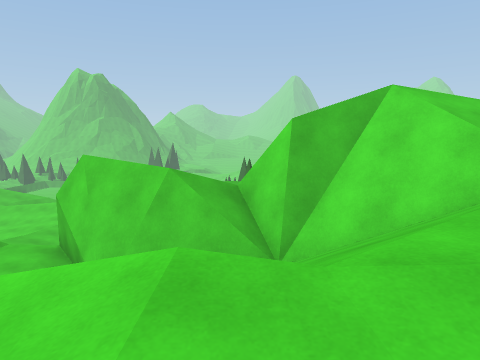
View 1 (above)

16 first-person views from a walk through a scene from a Unity 3-D project. The camera is 1.4 m above the floor, tilts 6° down and sees 70° across. The floor is counted in squares, 2 m on a side. Each view is taken from the middle of a square. On the plan, view 1 faces up. The plan holds only what a view shows up to about 11 squares ahead; the rest is blank. The place goes on beyond the plan. The player is left out. Door leaves are left out, so doorways stand open.

View 2
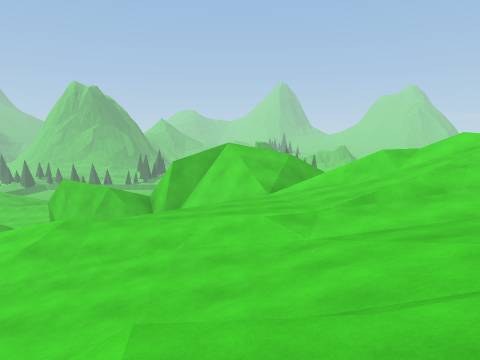

View 3
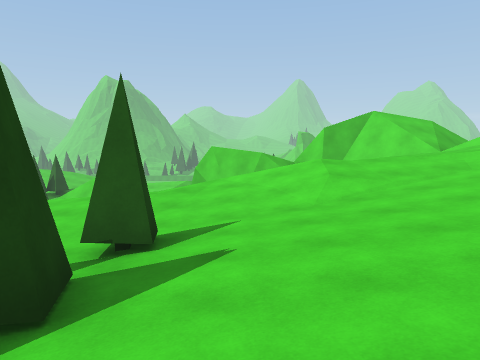

View 4
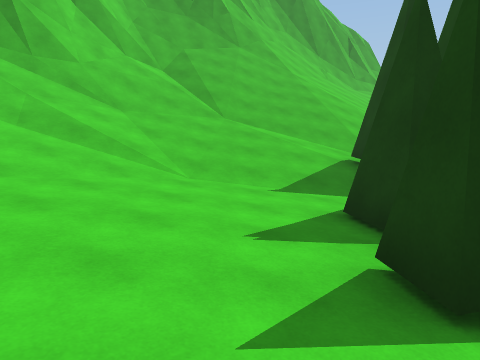

View 5
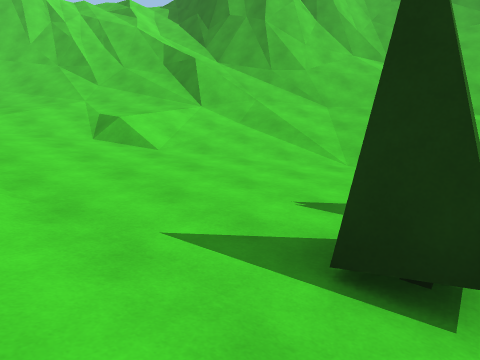

View 6
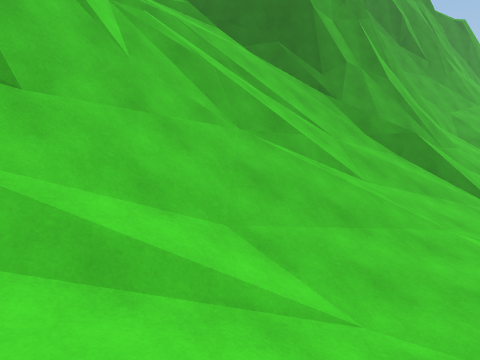

View 7
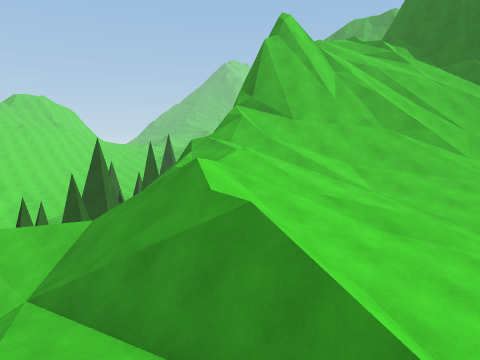

View 8
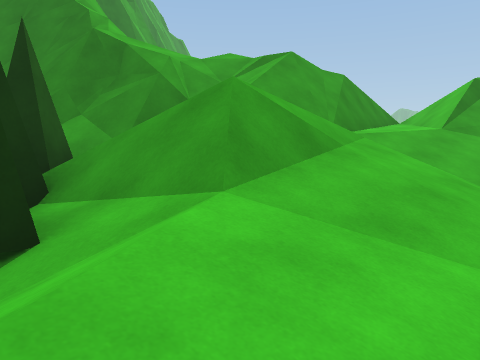

View 9
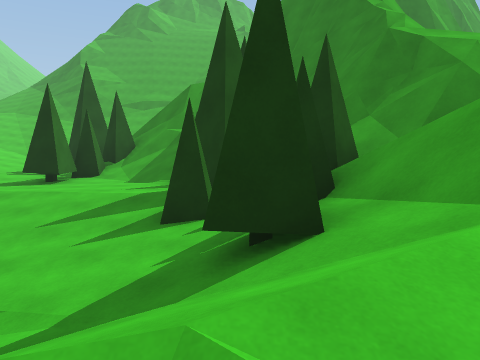

View 10
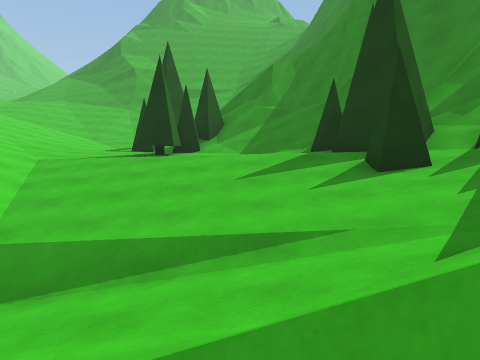

View 11
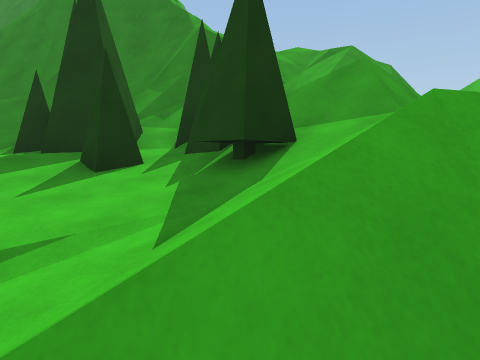

View 12
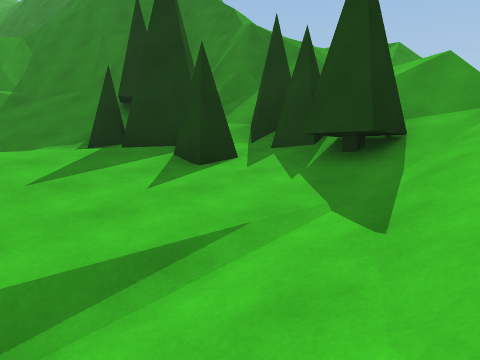

View 13
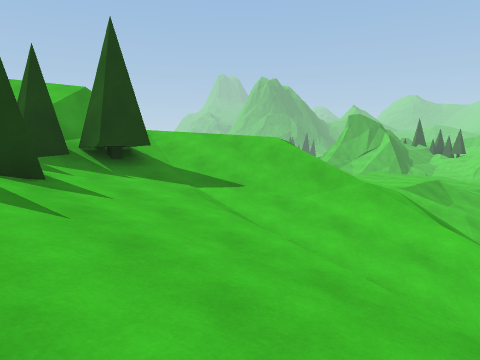

View 14
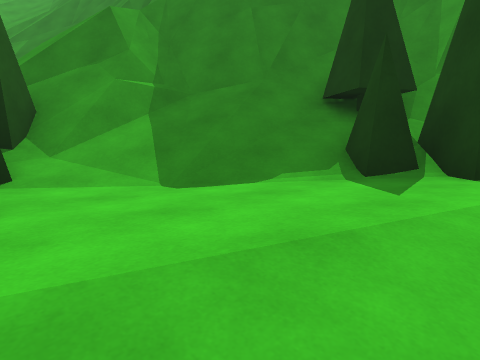

View 15
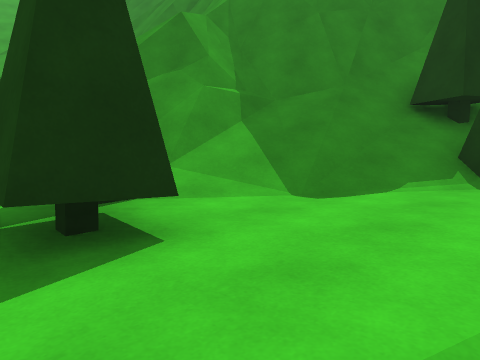

View 16
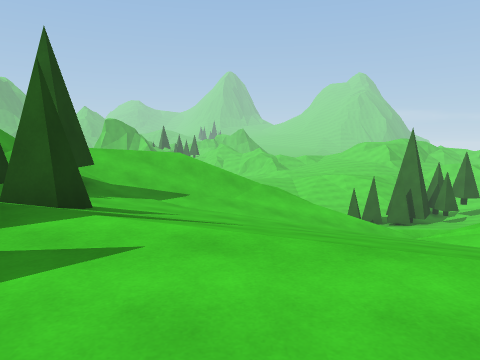

### Floor plan
Key: @ floor where view 1 was taken; # wall or solid block; x gap in a wall; . main floor; : floor 0.75 m higher than the main floor; - floor 0.75 m lower than the main floor; + floor 1.5 m higher than the main floor; _ floor 1.5 m lower than the main floor; * floor 2.5 m higher than the main floor; < floor 2.5 m lower than the main floor; % floor 3.25 m higher than the main floor; ( floor 3.25 m lower than the main floor; ! floor 4 m lower than the main floor; / step, stairs or slope; = window, fence, low wall or low ledge; v drop or lower ground.
Columns run from 4 left of view 1 to 21 right of it. Each row starts with its distance up from view 1.
  9                     =
  8                 /_///// v
  7 x##        ///////_///////
  6 (##==##//==///////////////
  5   ##x###//..../////#((///
  4      //==/x##=////##((((!!
  3      //:://///// /###(((((
  2 _/////:::++/////#=##<<<(((
  1 ---/..::++//////#=###<<<<(
  0 _--/@../:/+*%///v####<<<<<
 -1 __--...://++///=####//<<#<
 -2 ##--...///////######////#<
 -3 #_--..///////########//###
 -4 #---.//+///==#v   ####/#
 -5 _--.///////////   ## //
 -6 ////////##/////   ##
 -7 /////////////==   #
 -8 ///////####//     #
 -9 //////##  ####    ##
-10 //////##     #
-11 /////##
-12   //
-13    #
-14    #

Positions as (right, up) in squares from view 1, and headings:
1: (0, 0), facing up
2: (3, -5), facing up
3: (-2, -6), facing up
4: (-2, 0), facing down
5: (-4, 0), facing down-right
6: (8, 1), facing down
7: (4, 6), facing down-right
8: (15, 8), facing down-left
9: (15, 8), facing down
10: (18, 8), facing down
11: (18, 8), facing down-left
12: (19, 7), facing down-left
13: (21, 2), facing up-left
14: (20, 2), facing down-left
15: (21, 1), facing down-left
16: (18, -1), facing up
